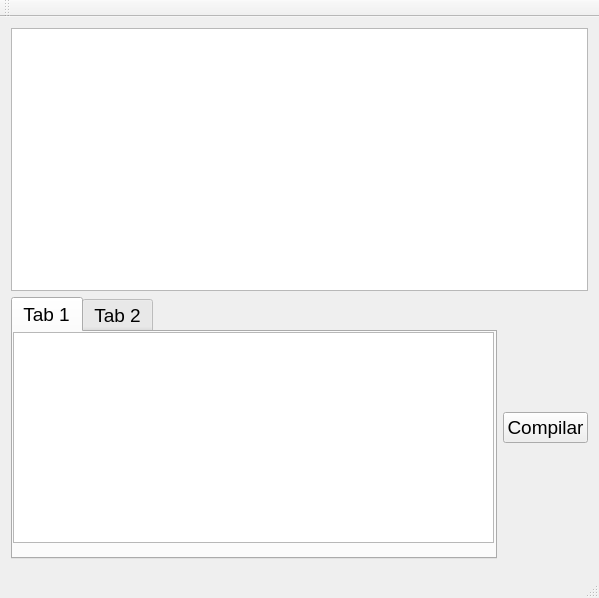
<?xml version="1.0" encoding="UTF-8"?>
<ui version="4.0">
 <class>Janela</class>
 <widget class="QMainWindow" name="Janela">
  <property name="geometry">
   <rect>
    <x>0</x>
    <y>0</y>
    <width>599</width>
    <height>598</height>
   </rect>
  </property>
  <property name="font">
   <font>
    <pointsize>14</pointsize>
   </font>
  </property>
  <property name="windowTitle">
   <string>Janela</string>
  </property>
  <widget class="QWidget" name="centralWidget">
   <layout class="QVBoxLayout" name="verticalLayout">
    <item>
     <widget class="QPlainTextEdit" name="entrada"/>
    </item>
    <item>
     <layout class="QHBoxLayout" name="horizontalLayout">
      <item>
       <widget class="QTabWidget" name="tabWidget">
        <property name="currentIndex">
         <number>0</number>
        </property>
        <widget class="QWidget" name="tab">
         <attribute name="title">
          <string>Tab 1</string>
         </attribute>
         <widget class="QTextEdit" name="saida">
          <property name="enabled">
           <bool>true</bool>
          </property>
          <property name="geometry">
           <rect>
            <x>0</x>
            <y>0</y>
            <width>481</width>
            <height>211</height>
           </rect>
          </property>
          <property name="sizePolicy">
           <sizepolicy hsizetype="Expanding" vsizetype="Expanding">
            <horstretch>0</horstretch>
            <verstretch>0</verstretch>
           </sizepolicy>
          </property>
          <property name="readOnly">
           <bool>true</bool>
          </property>
         </widget>
        </widget>
        <widget class="QWidget" name="tab_2">
         <attribute name="title">
          <string>Tab 2</string>
         </attribute>
         <widget class="QTableWidget" name="tableWidget">
          <property name="geometry">
           <rect>
            <x>0</x>
            <y>0</y>
            <width>478</width>
            <height>169</height>
           </rect>
          </property>
         </widget>
        </widget>
       </widget>
      </item>
      <item>
       <widget class="QPushButton" name="botaoCompilar">
        <property name="text">
         <string>Compilar</string>
        </property>
       </widget>
      </item>
     </layout>
    </item>
   </layout>
  </widget>
  <widget class="QMenuBar" name="menuBar">
   <property name="geometry">
    <rect>
     <x>0</x>
     <y>0</y>
     <width>599</width>
     <height>31</height>
    </rect>
   </property>
  </widget>
  <widget class="QToolBar" name="mainToolBar">
   <attribute name="toolBarArea">
    <enum>TopToolBarArea</enum>
   </attribute>
   <attribute name="toolBarBreak">
    <bool>false</bool>
   </attribute>
  </widget>
  <widget class="QStatusBar" name="statusBar"/>
 </widget>
 <layoutdefault spacing="6" margin="11"/>
 <resources/>
 <connections/>
</ui>
